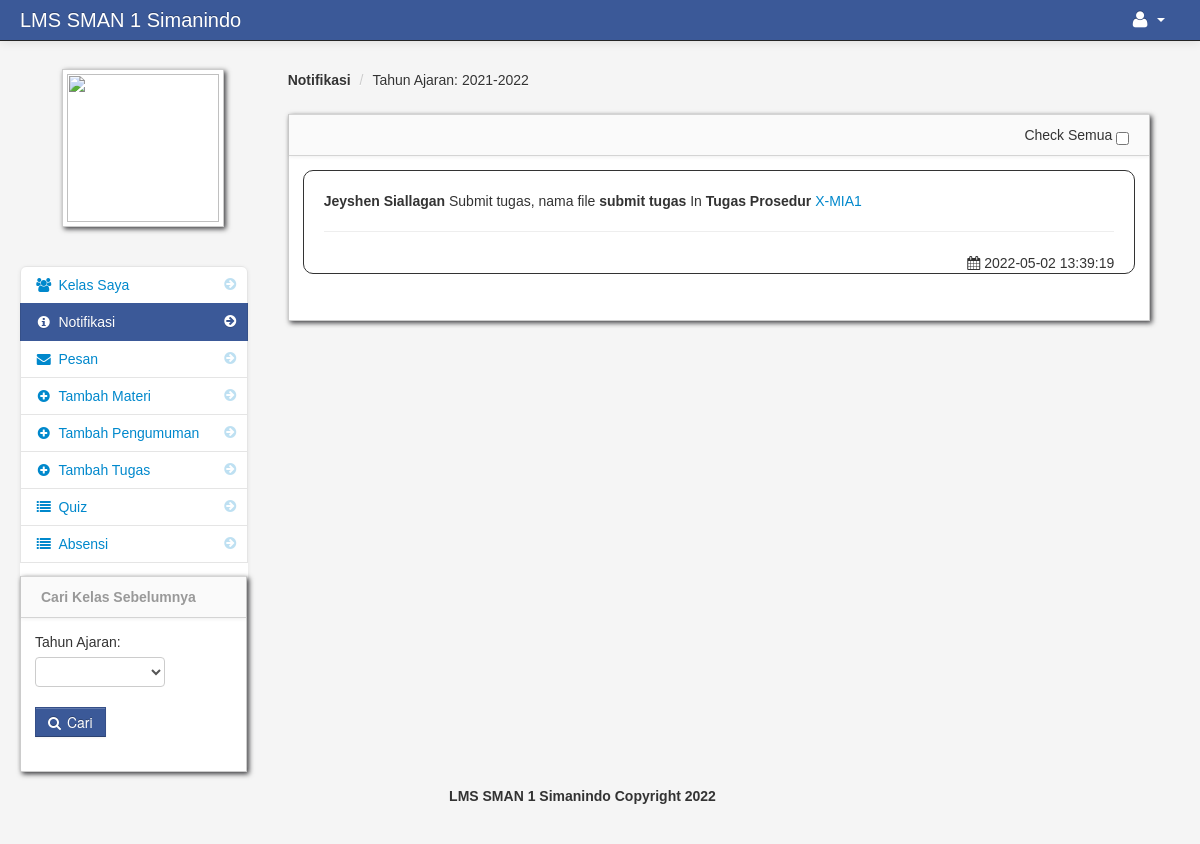
Screenshot of /notification_teacher.php (signed in) with the database file from the repository.
### tables this page shows
CREATE TABLE `school_year` (
  `school_year_id` int(11) NOT NULL,
  `school_year` varchar(100) NOT NULL
);

CREATE TABLE `teacher_notification` (
  `teacher_notification_id` int(11) NOT NULL,
  `teacher_class_id` int(11) NOT NULL,
  `notification` varchar(100) NOT NULL,
  `date_of_notification` varchar(100) NOT NULL,
  `link` varchar(100) NOT NULL,
  `student_id` int(11) NOT NULL,
  `assignment_id` int(11) NOT NULL
);

CREATE TABLE `student` (
  `student_id` int(11) NOT NULL,
  `firstname` varchar(100) NOT NULL,
  `lastname` varchar(100) NOT NULL,
  `class_id` int(11) NOT NULL,
  `username` varchar(100) NOT NULL,
  `password` varchar(100) NOT NULL,
  `location` varchar(100) NOT NULL,
  `status` varchar(100) NOT NULL
);

CREATE TABLE `assignment` (
  `assignment_id` int(11) NOT NULL,
  `floc` varchar(300) NOT NULL,
  `fdatein` varchar(100) NOT NULL,
  `fdesc` varchar(100) NOT NULL,
  `teacher_id` int(11) NOT NULL,
  `class_id` int(11) NOT NULL,
  `fname` varchar(100) NOT NULL
);

CREATE TABLE `class` (
  `class_id` int(11) NOT NULL,
  `class_name` varchar(100) NOT NULL
);

### session.php (called while the page is built, shortened)
<?php
$session_id=$_SESSION['id'];
?>

### notification_teacher.php (the view, shortened to what this page needs)
<?php include('header_dashboard.php'); ?>
<?php include('session.php'); ?>
    <body>
		<?php include('navbar_teacher.php'); ?>
        <div class="container-fluid">
            <div class="row-fluid">
				<?php include('teacher_notification_sidebar.php'); ?>
                <div class="span9" id="content">
                     <div class="row-fluid">
					     <ul class="breadcrumb">
						<?php
						$school_year_query = mysqli_query($conn,"select * from school_year order by school_year DESC")or die(mysqli_error());
						$school_year_query_row = mysqli_fetch_array($school_year_query);
						?>
							<li><a href="#"><b> Notifikasi </b></a><span class="divider">/</span></li>
							<li><a href="#">Tahun Ajaran: <?php echo $school_year_query_row['school_year']; ?></a><span class="divider"></span></li>
						</ul>
                        <div id="block_bg" class="block">
                            <div class="navbar navbar-inner block-header">
                                <div class="pull-right">
							Check Semua <input type="checkbox"  name="selectAll" id="checkAll" />
							</div>
                            </div>
                            <div class="block-content collapse in">
                                <div class="span12">
  					<form id="domainTable" action="read_teacher.php" method="post">
					<?php $query = mysqli_query($conn,"select * from teacher_notification
					LEFT JOIN teacher_class on teacher_class.teacher_class_id = teacher_notification.teacher_class_id
					LEFT JOIN student on student.student_id = teacher_notification.student_id
					LEFT JOIN assignment on assignment.assignment_id = teacher_notification.assignment_id
					LEFT JOIN class on teacher_class.class_id = class.class_id
					LEFT JOIN subject on teacher_class.subject_id = subject.subject_id
					where teacher_class.teacher_id = '$session_id'  order by  teacher_notification.date_of_notification DESC
					")or die(mysqli_error());
					while($row = mysqli_fetch_array($query)){
					$assignment_id = $row['assignment_id'];
					$get_id = $row['teacher_class_id'];
					$id = $row['teacher_notification_id'];
					?>
									<div class="post"  id="del<?php echo $id; ?>">
											<strong><?php echo $row['firstname']." ".$row['lastname'];  ?></strong>
											<?php echo $row['notification']; ?> In <b><?php echo $row['fname']; ?></b>
											<a href="<?php echo $row['link']; ?><?php echo '?id='.$get_id; ?>&<?php echo 'post_id='.$assignment_id; ?>">
											<?php echo $row['class_name']; ?>
											</a>
										<hr>
										<div class="pull-right">
										<i class="icon-calendar"></i>&nbsp;<?php echo $row['date_of_notification']; ?>
										</div>
											</div>
					<?php
					}
					?>
					</form>
                                </div>
                            </div>
                        </div>
                    </div>
                </div>
            </div>
		<?php include('footer.php'); ?>
        </div>
		<?php include('script.php'); ?>
    </body>
</html>

### admin/assets/styles.css (style rules this page uses)
body { padding-top: 60px; padding-bottom: 40px; background-color: #f5f5f5; }
#content { margin-left:0px; }
.breadcrumb { margin: 0 0 0px; padding: 10px 0px; background-color: transparent; }
.block { background: url("../images/pixel-60fff.png") repeat scroll 0 0 rgba(0, 0, 0, 0) !important; border: 1px solid #ccc; background: white; margin: 1em 0em; border-top: none; -webkit-box-shadow: 2px 2px 5px rgba(0, 0, 6, 0.75); -moz-box-shadow: 2px 2px 5px rgba(0, 0, 6, 0.75); box-shadow: 2px 2px 5px rgba(0, 0, 6, 0.75); }
.block-content { margin: 1em; min-height: .25em; }
.block-header { margin-bottom: 0px; border-right: none; border-left: none; -webkit-border-radius: 0px; -moz-border-radius: 0px; border-radius: 0px; }
.block-header div { padding-top: 10px; }

### rows the page displays
school_year: school_year "2021-2022"
teacher_notification: student.firstname "Jeyshen", student.lastname "Siallagan", notification "Submit tugas, nama file submit tugas", assignment.fname "Tugas Prosedur", class.class_name "X-MIA1", date_of_notification "2022-05-02 13:39:19"
